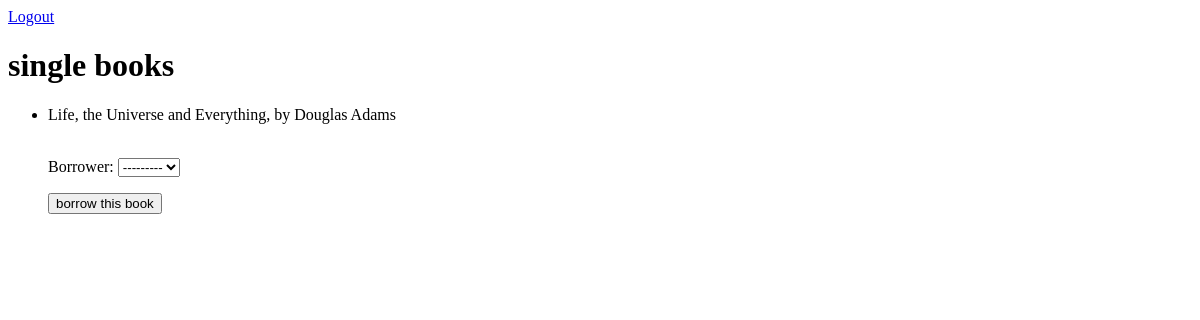
Before: /library/show/1 (signed in) with the older database file.
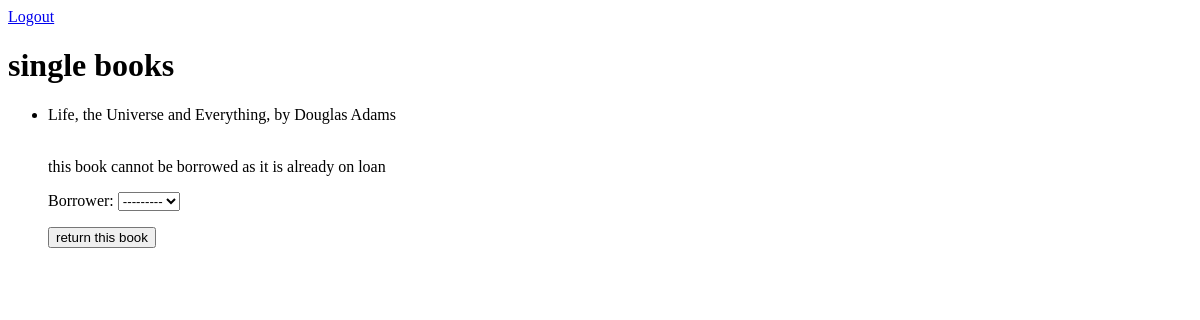
After: the same page with the newer database file.
### library/views.py (the view)
# urls.py: path('show/<int:id>', views.showbyid, name='books-showbyid'),
@login_required
def showbyid(req,id):
    book_to_save = Book.objects.get(id=id)
    if req.method == 'POST':
        form = BorrowBookForm(req.POST)
        if form.is_valid() and not book_to_save.borrower:
            book_to_save.borrower = form.cleaned_data['borrower']
            book_to_save.save()
            return redirect('books-show')
        else:
            book_to_save.borrower = None
            book_to_save.save()
            return redirect('books-show')
    else:
        form = BorrowBookForm()
    data = {'form': form, 'books' : Book.objects.filter(id=id), 'book_to_save':book_to_save}
    return render(req, 'library/book.html', data)

### library/forms.py
class BorrowBookForm(ModelForm):
    class Meta:
        fields = ['borrower']
        model = Book

### library/templates/library/book.html (shortened to what this page needs)
<!DOCTYPE html>
<html lang="en">
<head>
</head>
<body>
    <nav>
        {% if user.is_authenticated %}
        <a href="{% url 'logout' %}">Logout</a>
        {% else %}
        <a href="{% url 'login' %}">Login</a>
        <a href="{% url 'signup' %}">Signup</a>
        {% endif %}
    </nav>
    <h1>single books</h1>
    <ul>
        <li>{{book_to_save.title}}, by {{book_to_save.author}}</li>
        <br>
        {% if book_to_save.borrower == null %}
        <form method="POST">
            {{ form.as_p }}
            <input type="submit" value="borrow this book">
        </form>
        {% else %}
        <p>this book cannot be borrowed as it is already on loan</p>
        {% ifequal user.username|stringformat:'s' book_to_save.borrower|stringformat:'s' %}
        <form method="POST">
            {{ form.as_p }}
            <input type="submit" value="return this book">
        </form>
        {% endifequal %}
        {%endif%}
    </ul>
</body>
</html>

Changed rows visible on the page:
changed Book "Life, the Universe and Everything": borrower_id empty → 1 (drawn)
Other visible differences:
form field borrower: (not shown) → "---------"
form field value: (not shown) → "return this book"
form field borrower: "---------" → (not shown)
form field value: "borrow this book" → (not shown)
text now shown: "this book cannot be borrowed as it is already on loan"
